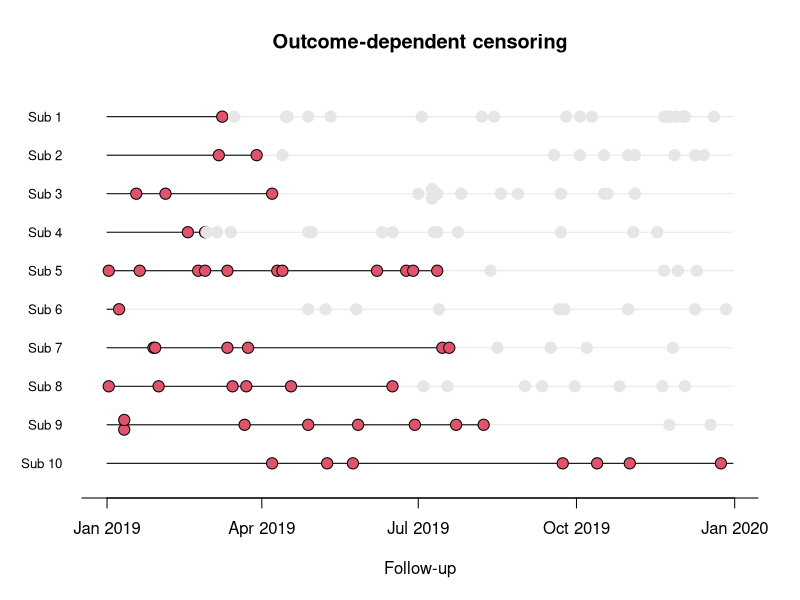

R code for this plot: (Note: this script raises an error after producing the figure.)
################################################################################
# Updated version of the R code for the simulation study in:
#
#  "The case time series analysis"
#  Antonio Gasparrini
#  http://www.ag-myresearch.com/2021_gasparrini_epidemiol.html
#
# * an updated version of this code is available at:
#   https://github.com/gasparrini/CaseTimeSeries
################################################################################

################################################################################
# SIMULATED SCENARIO: OUTCOME-DEPENDENT FOLLOW-UP PERIOD
################################################################################

# PACKAGES
library(splines)
library(gnm); library(survival)
library(data.table) ; library(scales)
library(foreach) ; library(doParallel)

# SET SEED
set.seed(13041975)

# SET SIMULATION SETTINGS
nsim <- 50000#

# SET PARAMETERS: NUMBER OF SUBJECTS, FOLLOW-UP, TIME VARIABLES
n <- 500
dstart <- as.Date("2019-01-01")
dend <- as.Date("2019-12-31")
date <- seq(dstart, dend, by=1)

################################################################################
# PREPARE THE DATA

# GENERATE DATASET
data <- data.table(id = factor(rep(seq(n), each=length(date))), date = date)

# TRUE EFFECT OF EXPOSURE EPISODE
beta <- log(1.15)

################################################################################
# EXAMPLE

# SIMULATE EXPOSURE EPISODES (10% OF TIMES)
nexp <- round(length(date)*0.1)
data[, x := seq(length(date)) %in% sample(length(date), nexp) + 0, by=id]

# DEFINE EXPOSURE HISTORY AND THE CUMULATED EXPOSURE OVER LAG TIMES 0-10
exphist <- as.matrix(data[, shift(x, 0:10, fill=0), by=id][,2:12])
data$cumexp <- rowSums(exphist)

# COMPUTE RISK ASSOCIATED TO EXPOSURE
data$rrexp <- exp(data$cumexp*beta)

# SIMULATE THE OUTCOME (5-20 EVENTS)
data[, y := rmultinom(1, sample(5:20, 1), prob=rrexp), by=id]

# SIMULATE CENSORING AFTER OUTCOME
data[, cens := rbinom(length(y), 1, 0.2) & y>0, by=id]
data[, keep := seq(length(y)) < min(c(length(y), which(cens))) + 1, by=id]

# PLOT
plot(date, date, ylim=c(0.5,10+0.5), yaxt="n", ylab="", xlab="Follow-up",
  frame.plot=F, main="Outcome-dependent censoring")
axis(1, at=range(date)+c(-500,500), labels=F, lwd.ticks=0)
axis(2, at=rev(seq(10)), labels=paste("Sub",seq(10)), cex.axis=0.8, lwd=0, las=1)
for(i in seq(10)) {
  sub <- subset(data, id==rev(seq(10))[i])
  lines(date, rep(i, length(date)), col=grey(0.9))
  lines(sub$date[sub$keep], rep(i, sum(sub$keep)))
  for(t in seq(length(sub$date))[sub$y>0]) {
    points(rep(sub$date[t], sub$y[t]), i+(seq(sub$y[t])-mean(seq(sub$y[t])))/4,
      pch=21, cex=1.5, bg=c(grey(0.9),2)[sub$keep[t]+1],
      col=c(grey(0.9),1)[sub$keep[t]+1])
  }
}

# RUN THE MODEL
mod <- gnm(y ~ cumexp, eliminate=id, data=data, family="poisson", subset=keep)

# ESTIMATED EFFECT
beta ; coef(mod)[[1]]

################################################################################
# SIMULATIONS

# SET THE PARALLELIZATION
ncores <- detectCores()
cl <- makeCluster(max(1,ncores-2))
registerDoParallel(cl)

# ITERATIONS USING FOREACH
pkg <- c("splines","gnm","survival","data.table")
eff <- foreach(i=seq(nsim), .packages=pkg, .combine=rbind) %dopar% {
  
  # SET SEED
  set.seed(13041975+i)
  
  # SIMULATE EXPOSURE, RISKS, OUTCOME (AS ABOVE)
  data[, x := seq(length(date)) %in% sample(length(date), nexp) + 0, by=id]
  exphist <- as.matrix(data[, shift(x, 0:10, fill=0), by=id][,2:12])
  data$cumexp <- rowSums(exphist)
  data$rrexp <- exp(data$cumexp*beta)
  data[, y := rmultinom(1, sample(5:20, 1), prob=rrexp), by=id]
  
  # SIMULATE CENSORING AFTER OUTCOME
  data[, cens := rbinom(length(y), 1, 0.2) & y>0, by=id]
  data[, keep := seq(length(y)) < min(c(length(y), which(cens))) + 1, by=id]
  
  # RUN THE MODEL AND EXTRACT COEF-VCOV-CI
  mod <- gnm(y ~ cumexp, eliminate=id, data=data, family="poisson", subset=keep)
  coef <- coef(mod)[[1]]
  vcov <- as.matrix(vcov(mod))[1,1]
  cilow <- (coef-qnorm(0.975)*sqrt(vcov)) 
  cihigh <- (coef+qnorm(0.975)*sqrt(vcov))
  
  # STORE THE RESULTS
  cbind(est = coef, cov = cilow < beta & cihigh > beta)
}

# STOP CLUSTER
stopCluster(cl)

################################################################################
# RESULTS

# RELATIVE BIAS (%)
(bias <- (mean(eff[,1])-beta)/beta * 100)

# COVERAGE
(cov <- mean(eff[,2]))

# RELATIVE RMSE (%) 
(rmse <- sqrt(mean((eff[,1]-beta)^2))/beta * 100)
